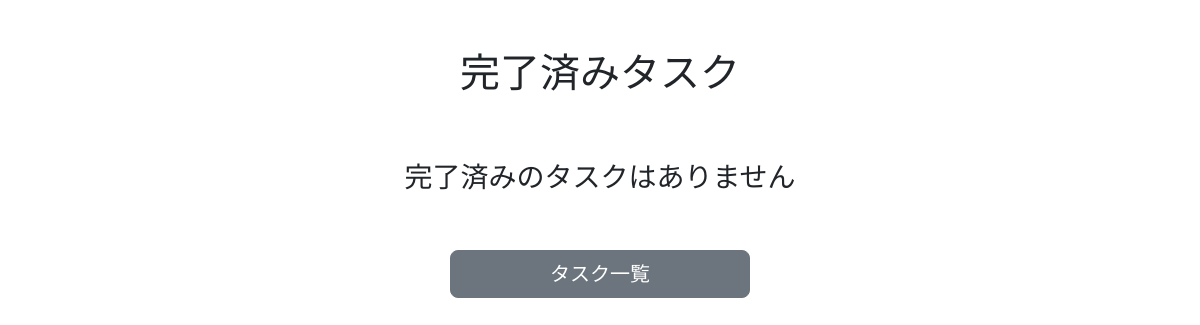
/completed (signed in), run on an earlier commit of the app's database.
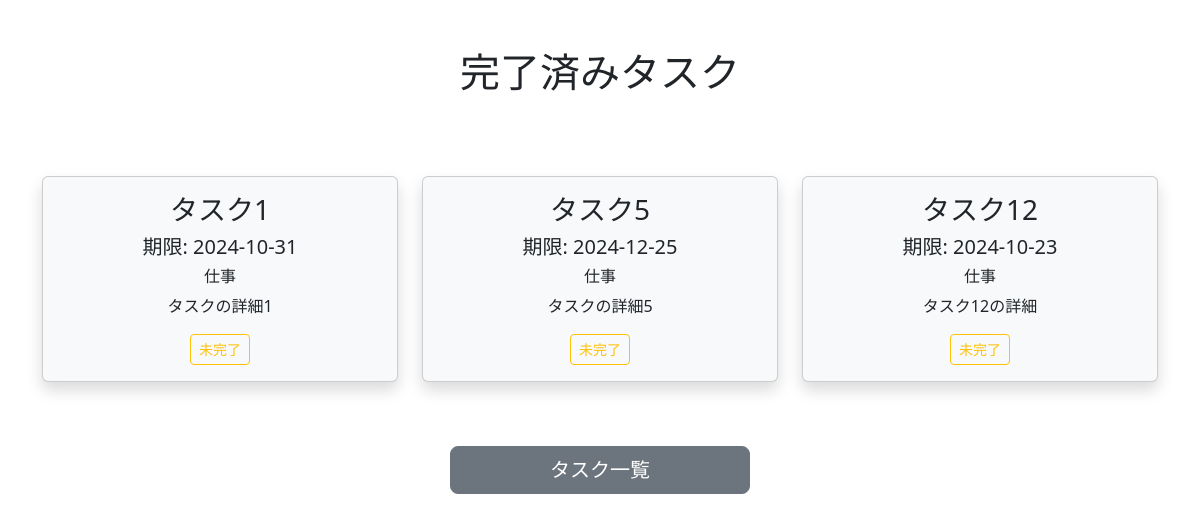
And on a later commit of the database.
### app.py (models this page shows, shortened)
class Task(db.Model):
    __tablename__ = 'tasks'
    id = db.Column(db.Integer, primary_key=True)
    title = db.Column(db.String(100), nullable=True)
    due_date = db.Column(db.Date)
    details = db.Column(db.Text)
    category = db.Column(db.String, nullable=True)
    is_completed = db.Column(db.Boolean, default=False)
    user_id = db.Column(db.Integer, db.ForeignKey('users.id'), nullable=False)
    user = db.relationship('User', backref='tasks', lazy='select')

### app.py (the view)
@app.route('/completed', methods=['GET'])
def completed():
    user_id = session['user_id']
    completed_tasks = Task.query.filter_by(user_id=user_id, is_completed=True).all()
    return render_template('completed.html', tasks=completed_tasks)

### app.py (called while the page is built)
@event.listens_for(Engine, "connect")
def set_sqlite_pragma(dbapi_connection, connection_record):
    cursor = dbapi_connection.cursor()
    cursor.execute("PRAGMA foreign_keys=ON")
    cursor.close()

### templates/completed.html (shortened to what this page needs)
<!DOCTYPE html>
<html lang="ja">
<head>
    <link href="https://cdn.jsdelivr.net/npm/bootstrap@5.3.0/dist/css/bootstrap.min.css" rel="stylesheet"
>
</head>
<body>
    <h1 class="text-center mb-3 p-5">完了済みタスク</h1>
    <div class="section">
        <div class="container">
            <div class="row">
                {% if tasks %}
                    {% for task in tasks %}
                        <div class="col-lg-4">
                            <div class="card bg-light text-center my-3 shadow">
                                <div class="card-body">
                                    <h3 class="card-title">{{ task.title }}</h3>
                                    <h5 class="card-text">期限: {{ task.due_date }}</h5>
                                    <h6 class="card-text">{{ task.category }}</h6>
                                    <p class="card-text">{{ task.details }}</p>
                                    <form  action="{{url_for('uncomplete_task')}}" method="post">
                                        <button class="btn btn-outline-warning btn-sm">未完了</button>
                                    </form>
                                </div>
                            </div>
                        </div>
                    {% endfor %}
                {% else %}
                    <h3 class="text-center">完了済みのタスクはありません</h3>
                {% endif %}
            </div>
        </div>
        <a type='button' class="btn btn-secondary text-white btn-lg mx-auto d-block w-25 my-5" href="{{ url_for('task') }}">タスク一覧</a>
    </div>
</body>
</html>

What changed in the data, as far as the page shows it:
now on this page (row edited): Task: title "タスク1", due_date "2024-10-31", category "仕事", details "タスクの詳細1"
now on this page (row edited): Task: title "タスク5", due_date "2024-12-25", category "仕事", details "タスクの詳細5"
now on this page (row edited): Task: title "タスク12", due_date "2024-10-23", category "仕事", details "タスク12の詳細"
Also different on the page:
text no longer shown: "完了済みのタスクはありません"
